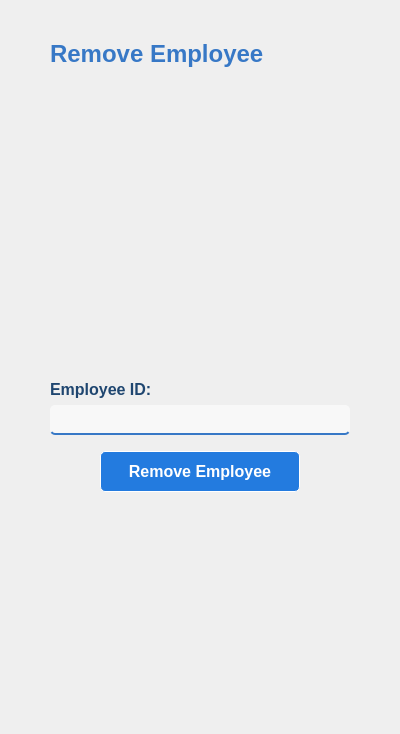
            <widget class="QWidget" name="removeEmployee">
             <property name="styleSheet">
              <string notr="true">#removeEmployee {
	background-color: transparent;
}

#removeEmpLabel {
	color: rgb(55, 120, 198);
}

#empID_3 {
	color: rgb(31, 70, 112);
}

#removeEmpLE {
	border-top: none;
	border-left: none;
	border-right: none;
	border-bottom: 2px solid rgb(55, 120, 198);
	border-radius: 5px;
	padding: 3px;
	background-color: rgba(255, 255, 255, 150);
	color: rgb(31, 70, 112);
}

#removeEmpButton {
	margin: 10px 50px 10px 50px;
	padding: 10px;
	background-color: rgb(35, 123, 223);
	border: 1px solid white;
	border-radius: 5px;
	color: white;
}

#removeEmpButton:hover {
	background-color: qlineargradient(spread:pad, x1:0.5, y1:1, x2:0.5, y2:0, stop:0 rgba(0, 83, 178, 255), stop:0.567164 rgba(56, 144, 244, 255));
}</string>
             </property>
             <layout class="QVBoxLayout" name="verticalLayout_11">
              <property name="leftMargin">
               <number>50</number>
              </property>
              <property name="topMargin">
               <number>40</number>
              </property>
              <property name="rightMargin">
               <number>50</number>
              </property>
              <property name="bottomMargin">
               <number>11</number>
              </property>
              <item>
               <widget class="QLabel" name="removeEmpLabel">
                <property name="font">
                 <font>
                  <family>Segoe UI</family>
                  <pointsize>18</pointsize>
                  <weight>75</weight>
                  <bold>true</bold>
                 </font>
                </property>
                <property name="text">
                 <string>Remove Employee</string>
                </property>
               </widget>
              </item>
              <item>
               <widget class="QLabel" name="picLabel_3">
                <property name="minimumSize">
                 <size>
                  <width>300</width>
                  <height>300</height>
                 </size>
                </property>
                <property name="maximumSize">
                 <size>
                  <width>300</width>
                  <height>300</height>
                 </size>
                </property>
                <property name="sizeIncrement">
                 <size>
                  <width>0</width>
                  <height>0</height>
                 </size>
                </property>
                <property name="baseSize">
                 <size>
                  <width>0</width>
                  <height>0</height>
                 </size>
                </property>
                <property name="autoFillBackground">
                 <bool>false</bool>
                </property>
                <property name="text">
                 <string/>
                </property>
                <property name="pixmap">
                 <pixmap>icons/delete-user.png</pixmap>
                </property>
                <property name="scaledContents">
                 <bool>true</bool>
                </property>
               </widget>
              </item>
              <item>
               <widget class="QLabel" name="empID_3">
                <property name="font">
                 <font>
                  <family>Segoe UI</family>
                  <pointsize>12</pointsize>
                  <weight>75</weight>
                  <bold>true</bold>
                 </font>
                </property>
                <property name="text">
                 <string>Employee ID:</string>
                </property>
               </widget>
              </item>
              <item>
               <widget class="QLineEdit" name="removeEmpLE">
                <property name="minimumSize">
                 <size>
                  <width>0</width>
                  <height>30</height>
                 </size>
                </property>
                <property name="font">
                 <font>
                  <family>Segoe UI</family>
                  <pointsize>12</pointsize>
                 </font>
                </property>
               </widget>
              </item>
              <item>
               <widget class="QPushButton" name="removeEmpButton">
                <property name="font">
                 <font>
                  <family>Segoe UI</family>
                  <pointsize>12</pointsize>
                  <weight>75</weight>
                  <bold>true</bold>
                 </font>
                </property>
                <property name="text">
                 <string>Remove Employee</string>
                </property>
               </widget>
              </item>
              <item>
               <spacer name="verticalSpacer_4">
                <property name="orientation">
                 <enum>Qt::Vertical</enum>
                </property>
                <property name="sizeHint" stdset="0">
                 <size>
                  <width>20</width>
                  <height>221</height>
                 </size>
                </property>
               </spacer>
              </item>
             </layout>
            </widget>
